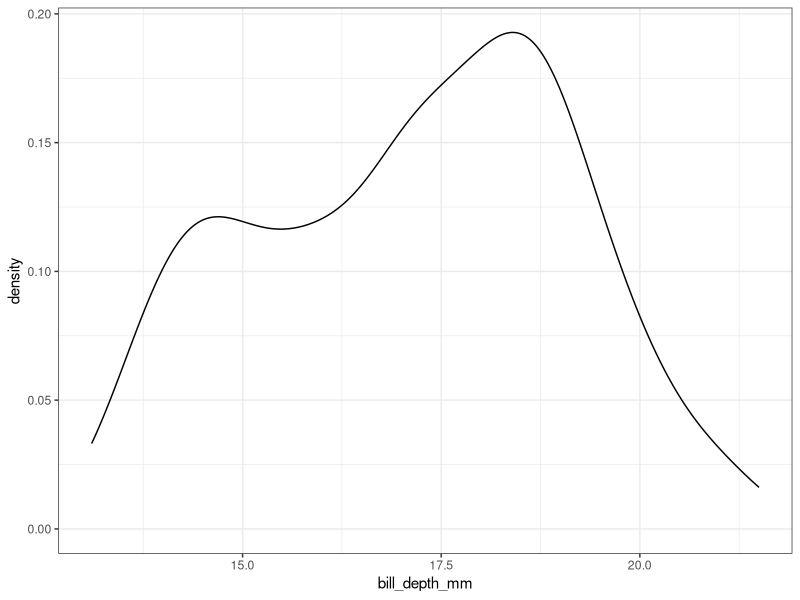
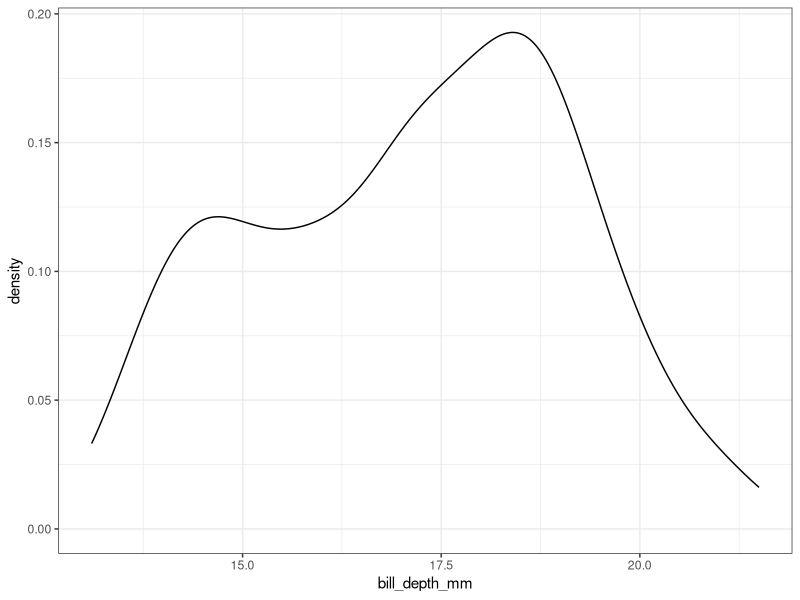
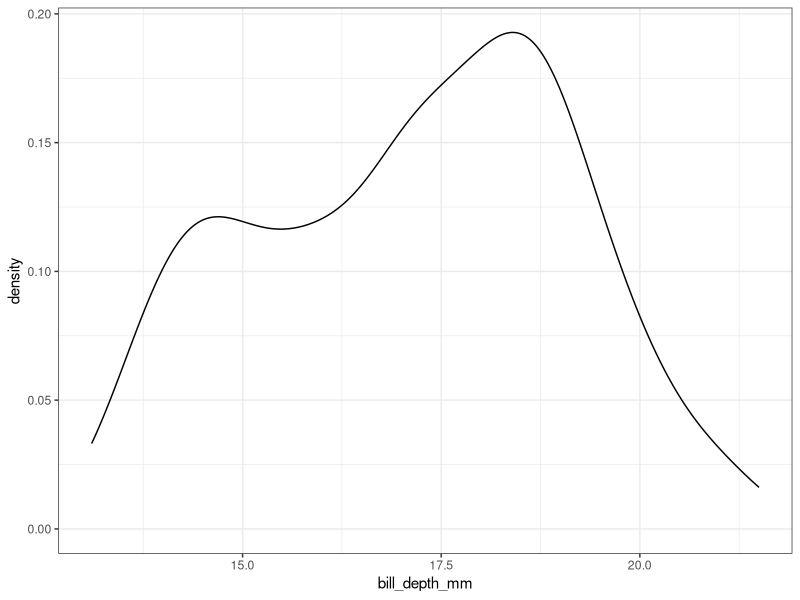
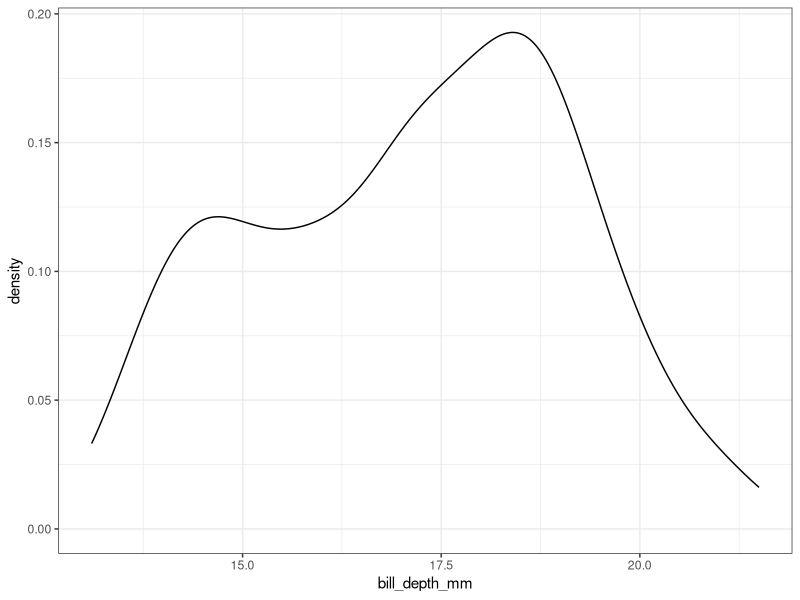
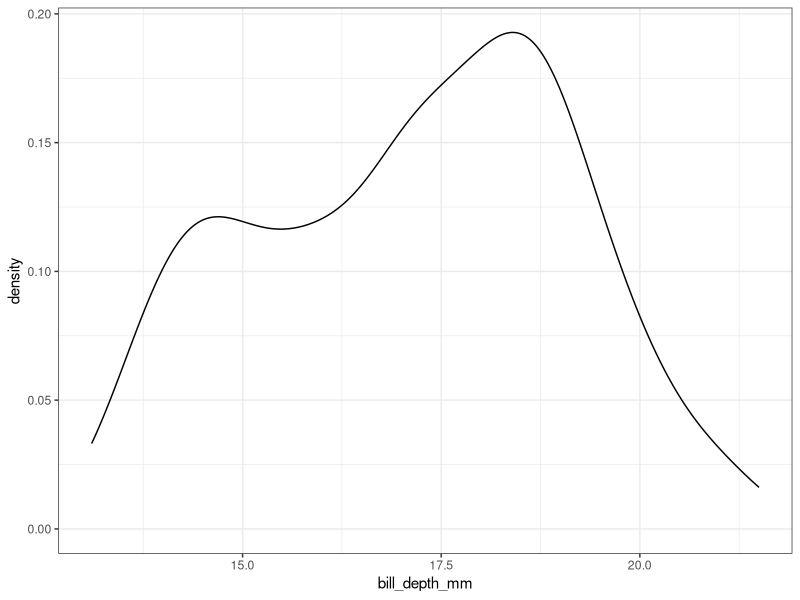
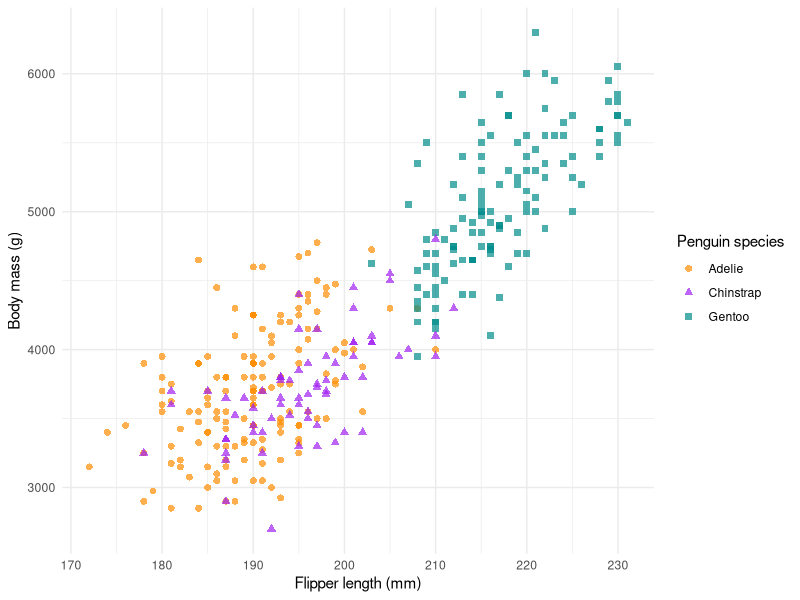

The R script that drew these images, in order:
## ---- chunk 1
#| echo: fenced
2 + 2
## ---- chunk 2
#| echo: fenced

library(ggplot2)
library(palmerpenguins)
data(penguins)
## ---- chunk 3
#| echo: fenced

ggplot(data = penguins,
       mapping = aes(x = bill_depth_mm)) +
  geom_density() +
  theme_bw()
## ---- chunk 4
#| echo: fenced
#| warning: false

ggplot(data = penguins,
       mapping = aes(x = bill_depth_mm)) +
  geom_density() +
  theme_bw()
## ---- chunk 5
#| echo: fenced
#| warning: false
#| code-fold: true


ggplot(data = penguins,
       mapping = aes(x = bill_depth_mm)) +
  geom_density() +
  theme_bw()
## ---- chunk 6
#| echo: fenced
#| warning: false
#| fig-align: center 
#| fig-width: 4
#| fig-asp: 0.9
#| fig-cap: "Distribution of bill depth sizes"

ggplot(data = penguins,
       mapping = aes(x = bill_depth_mm)) +
  geom_density() +
  theme_bw()
## ---- chunk 7
#| echo: fenced
#| warning: false
#| fig-align: center 
#| fig-width: 4
#| fig-asp: 0.9
#| fig-cap: "Distribution of bill depth sizes"
#| label: fig-billdepth

ggplot(data = penguins,
       mapping = aes(x = bill_depth_mm)) +
  geom_density() +
  theme_bw()
## ---- chunk 8
#| echo: fenced
#| tbl-align: center 
#| tbl-cap: "First 5 rows and columns of the penguins dataset"
#| label: tbl-pengdata

knitr::kable(head(penguins[,1:5]))
## ---- chunk 9
    #| code-fold: true
    #| eval: false
    knitr::kable(head(penguins))
## ---- chunk 10
    #| code-fold: true
    #| eval: false
    g <- ggplot(penguins, aes(x = flipper_length_mm, 
                                  y = body_mass_g)) +
          geom_point(aes(color = species, shape = species), 
                     size = 2, 
                     alpha = 0.7) + 
          scale_color_manual(values = c("darkorange","purple","cyan4")) + 
          labs(x = "Flipper length (mm)", 
               y = "Body mass (g)", 
               color = "Penguin species", 
               shape = "Penguin species") + 
          theme_minimal()

    g
